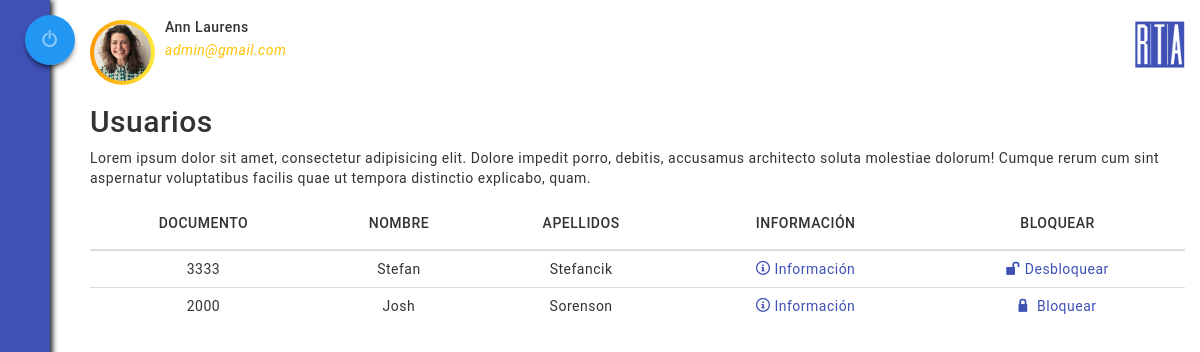
/sites/administrador/usuarios.php (signed in), run on the app's committed database.
### tables this page shows
CREATE TABLE `usuario` (
  `documento` bigint(12) NOT NULL,
  `tipo` varchar(20) NOT NULL,
  `correo` varchar(50) NOT NULL,
  `estado` tinyint(1) NOT NULL DEFAULT '0',
  `nombre` varchar(30) NOT NULL,
  `apellidos` varchar(40) NOT NULL,
  `clave` varchar(20) NOT NULL,
  `foto` varchar(30) DEFAULT 'dummy.png'
);

### modelo/Usuario.php (called while the page is built, shortened)
<?php
class Usuario{
	private $tipo;
	private $correo;
	private $nombre;
	private $apellidos;
	private $foto;
	public function __construct($correo){
		$conexion = new Conexion();
		$conexion->setAttribute(PDO::ATTR_ERRMODE, PDO::ERRMODE_EXCEPTION);
		$conexion->exec("SET CHARACTER SET utf8");
		$consulta = $conexion->query("SELECT * FROM usuario WHERE correo='".$correo."';")->fetchAll(PDO::FETCH_OBJ);
		foreach ($consulta as $valor) {
			$this->tipo = $valor->tipo;
			$this->correo = $valor->correo;
			$this->nombre = $valor->nombre;
			$this->apellidos = $valor->apellidos;
			$this->foto = $valor->foto;
		}
	}
	public function getTipo(){
		return $this->tipo;
	}
	public function getCorreo(){
		return $this->correo;
	}
	public function getNombre(){
		return $this->nombre;
	}
	public function getApellidos(){
		return $this->apellidos;
	}
	public function getFoto(){
		return $this->foto;
	}
}
?>

### controlador/Sesion.php (called while the page is built, shortened)
<?php
	if(isset($_POST["enviar"])){
		require_once("../modelo/Sesion.php");
		require_once("../modelo/Usuario.php");
	}else{
		require_once("../../modelo/Usuario.php");
	}
	$sesion = new Sesion();
	if($sesion->verificarSesion()){
		$usuario = new Usuario($_SESSION["usuario"]);
		$tipo = $usuario->getTipo();
		$correo = $usuario->getCorreo();
		$nombre = $usuario->getNombre();
		$apellidos = $usuario->getApellidos();
		$foto = $usuario->getFoto();
	}else{
		$sesion->cerrarSesion();
	}
?>

### modelo/listaEstudiantes.php (called while the page is built, shortened)
<?php
require_once("Estudiante.php");
require_once("listaReserva.php");
require_once("Nodo.php");
class listaEstudiantes{
	private $cabeza;
	public function __construct(){
		$conexion = new Conexion();
		$conexion->setAttribute(PDO::ATTR_ERRMODE, PDO::ERRMODE_EXCEPTION);
		$conexion->exec("SET CHARACTER SET utf8");
		$registros_estudiantes = $conexion->query("SELECT * FROM usuario WHERE tipo = 'comun' ORDER BY documento DESC;")->fetchAll(PDO::FETCH_OBJ);
		foreach ($registros_estudiantes as $estudiante) {
			$nuevoEstudiante = new Estudiante($estudiante->documento, $estudiante->correo, $estudiante->nombre, $estudiante->apellidos, $estudiante->clave, $estudiante->foto);
			$listaReserva = new listaReservas($nuevoEstudiante->getDni(), "Estudiante");
		}
	}
	public function esVacia(){
		return $this->cabeza == NULL;
	}
	public function agregarEstudiante($Estudiante){
		$nodoEstudiante = new Nodo($Estudiante);
		if($this->esVacia()){
			$this->cabeza = $nodoEstudiante;
		}else{
			$aux = $this->cabeza;
		}
	}
	public function getCabeza(){
		return $this->cabeza;
	}
}
?>

### controlador/Usuarios.php (called while the page is built, shortened)
<?php
	require_once("../../modelo/listaEstudiantes.php");
	require_once("../../modelo/listaAulas.php");
	$listaEstudiantes = new listaEstudiantes();
	require_once("../../vista/Usuarios.php");
?>

### modelo/listaReserva.php (called while the page is built, shortened)
<?php
require_once("listaEstudiantes.php");
require_once("Nodo.php");
class listaReservas{
	private $cabeza;
	public function __construct($id, $especificacion){
		$conexion = new Conexion();
		$conexion->setAttribute(PDO::ATTR_ERRMODE, PDO::ERRMODE_EXCEPTION);
		$conexion->exec("SET CHARACTER SET utf8");
		if($especificacion == "Aula"){
			$sentencia = "SELECT * FROM reservas WHERE id_aula=".$id." ORDER BY fecha, hora_inicio, estado";
		}elseif ($especificacion == "Estudiante") {
			$sentencia = "SELECT * FROM reservas WHERE num_documento=".$id." ORDER BY fecha, hora_inicio, estado";
		}else{
			$sentencia = "SELECT * FROM reservas ORDER BY fecha, estado";
		}
		$registros_reservas = $conexion->query($sentencia)->fetchAll(PDO::FETCH_OBJ);
		$fecha_actual = date("Y")."-".date("m")."-".date("d");
		foreach ($registros_reservas as $reserva) {
			$nuevaReserva = new Reserva($reserva->id_reserva, $reserva->num_documento, $reserva->id_aula, $reserva->fecha, $reserva->hora_inicio, $reserva->hora_fin, $reserva->estado);
			$fecha_reserva = $reserva->fecha;
		}
	}
	public function agregarReserva($reserva){
		$nodoReserva = new Nodo($reserva);
		if($this->esVacia()){
			$this->cabeza = $nodoReserva;
		}else{
			$aux = $this->cabeza;
			while ($aux->getLiga() != NULL) {
				$aux = $aux->getLiga();
			}
		}
	}
	public function esVacia(){
		return $this->cabeza == NULL;
	}
}
?>

### modelo/Nodo.php (called while the page is built, shortened)
<?php
class Nodo{
	private $dato;
	private $liga;
	public function __construct($dato){
		$this->dato = $dato;
		$this->liga = NULL;
	}
	public function getDato(){
		return $this->dato;
	}
	public function getLiga(){
		return $this->liga;
	}
	public function setLiga($liga){
		$this->liga = $liga;
	}
}
?>

### modelo/Estudiante.php (called while the page is built, shortened)
<?php
class Estudiante{
	private $dni;
	private $estado;
	private $nombre;
	private $apellidos;
	public function __construct($dni, $correo, $nombre, $apellidos, $clave, $foto){
		$this->dni = $dni;
		$this->nombre = $nombre;
		$this->apellidos = $apellidos;
		$this->estado = 0;
	}
	public function getDni(){
		return $this->dni;
	}
	public function getNombre(){
		return $this->nombre;
	}
	public function getApellidos(){
		return $this->apellidos;
	}
	public function getEstado(){
		return $this->estado;
	}
	public function setEstado($estado){
		$this->estado = $estado;
	}
}
?>

### modelo/listaAulas.php (called while the page is built, shortened)
<?php
require_once("listaReserva.php");
require_once("Nodo.php");
class listaAulas{
	private $cabeza;
	public function esVacia(){
		return $this->cabeza == NULL;
	}
	public function agregarAula($aula){
		$nodoAula = new Nodo($aula);
		if($this->esVacia()){
			$this->cabeza = $nodoAula;
		}else{
			$aux = $this->cabeza;
			while ($aux->getLiga() != NULL) {
				$aux = $aux->getLiga();
			}
			$aux->setLiga($nodoAula);
		}
	}
	public function buscarAula($id_aula){
		if($this->esVacia()){
			return Null;
		}else{
			$aux = $this->cabeza;
			while ($aux != NULL) {
				if($aux->getDato()->getId() == $id_aula){
					return $aux;
				}
				$aux = $aux->getLiga();
			}
		}
	}
}
?>

### templades/tablaUsuarios.php (the view, shortened to what this page needs)
<tr>
	<td><?php echo $aux->getDato()->getDni(); ?></td>
	<td><?php echo $aux->getDato()->getNombre(); ?></td>
	<td><?php echo $aux->getDato()->getApellidos(); ?></td>
	<td>
		<a href="#perfil<?php echo $aux->getDato()->getDni(); ?>" data-toggle="modal" class="txt-indigo"><span class="icon-info"></span> <na class="hidden-xs">Información</na></a>
	</td>
	<td>
		<?php
			if($aux->getDato()->getEstado() == 0){
		?>
		<a href="#bloquearEstudiante<?php echo $aux->getDato()->getDni(); ?>" data-toggle="modal" class="txt-indigo"><span class="icon-lock"></span> <na class="hidden-xs">Bloquear</na></a>
		<?php }else{ ?>
		<a href="#bloquearEstudiante<?php echo $aux->getDato()->getDni(); ?>" data-toggle="modal" class="txt-indigo"><span class="icon-unlocked"></span> <na class="hidden-xs">Desbloquear</na></a>
		<?php } ?>
	</td>
</tr>

### templades/informacionSesion.php
<div class="media">
	<br>
	<div class="media-left">
			<?php
				if($tipo == "admin"){
					$gradiente = "background: rgba(218,165,32,1);background: linear-gradient(to right, #FF9800 0%, #FFEB3B 100%);";
					$color = "txt-ambar";
				}else{
					$gradiente = "background: #3F51B5;background: linear-gradient(to right, #3F51B5 0%, #03A9F4 100%);";
					$color = "txt-azul-claro";
				}
			?>
		<div class="sesion-info" style="<?php echo $gradiente;?>">
			<div style="background:url(../../img/usuarios/<?php echo $foto;?>);width: 100%;height: 100%;background-position: center;background-size: cover;border-radius: 50%;"></div>
		</div>
	</div>
	<div class="media-body text-left">
		<h5 class="media-heading fw-500"><?php echo $nombre." ".$apellidos; ?></h5>
	    <i class="<?php echo $color; ?>"><?php echo $correo; ?></i>
	</div>
</div>

### vista/Usuarios.php
<?php
	if($listaEstudiantes->esVacia()){
		echo "<h3>No hay usuarios en el sistema</h3>";
	}else{
?>
	<div class="table-responsive text-center">
		<table class="table table-hover">
			<thead>
				<th><center><h5>DOCUMENTO</h5></center></th>
				<th><center><h5>NOMBRE</h5></center></th>
				<th><center><h5>APELLIDOS</h5></center></th>
				<th><center><h5>INFORMACIÓN</h5></center></th>
				<th><center><h5>BLOQUEAR</h5></center></th>
			</thead>
<?php
		$aux = $listaEstudiantes->getCabeza();
		while ($aux != NULL) {
			include("../../templades/tablaUsuarios.php");
			$aux = $aux->getLiga();
		}
	}
?>
		</table>
	</div>

### css/styles.css (style rules this page uses)
* { padding: 0px; margin: 0px; font-family: 'Roboto', sans-serif; letter-spacing: .5px; }
html, body { height: 100%; }
td { vertical-align: middle !important; }
a { text-decoration: none; }
.sesion-info { padding: 4px 4px; width: 65px; height: 65px; border-radius: 50%; background: rgba(218,165,32,1); background: linear-gradient(to right, rgba(218,165,32,1) 0%, rgba(255,217,0,1) 100%); }
.txt-indigo { color: #3F51B5; }
.txt-ambar { color: #FFC107; }
.fw-500 { font-weight: 500 !important; }
.table { margin-bottom: 0 !important; }

### data on the page
usuario: foto (picture), nombre "Ann", apellidos "Laurens", correo "admin@gmail.com"
usuario: documento "3333", nombre "Stefan", apellidos "Stefancik"
usuario: documento "2000", nombre "Josh", apellidos "Sorenson"
